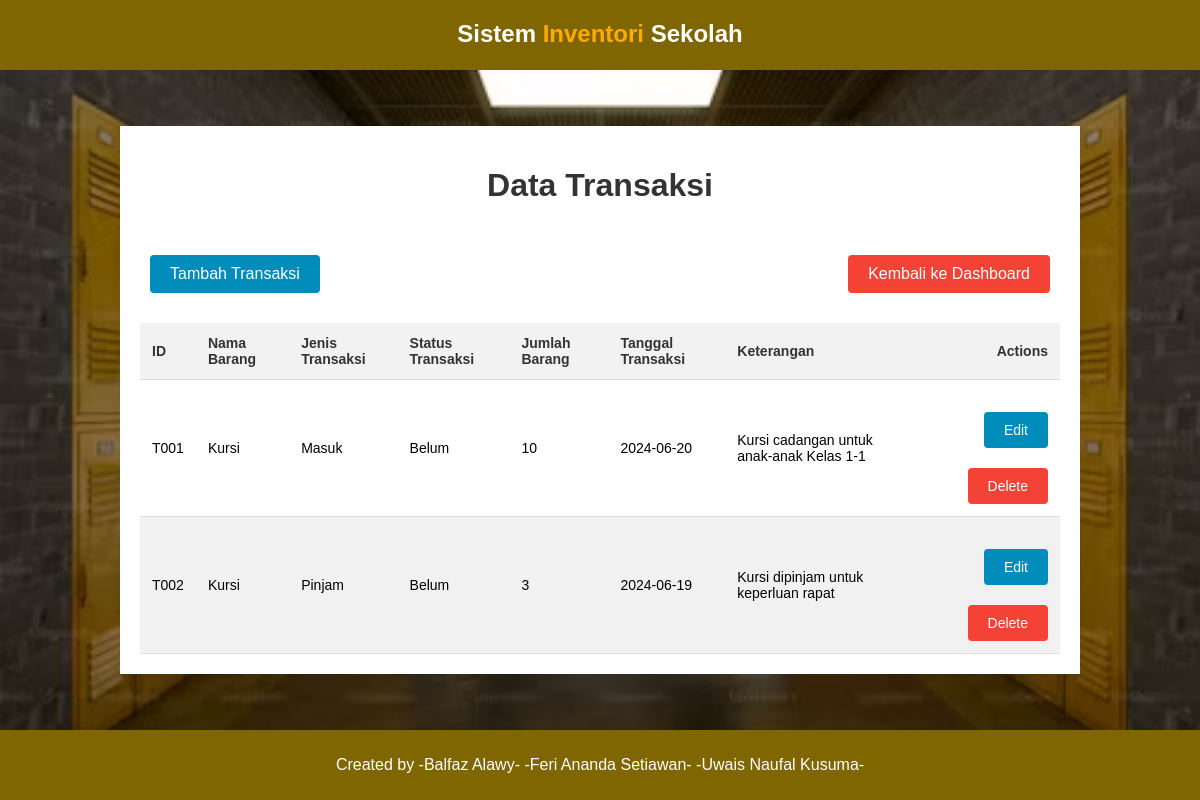
/transaksi.php (signed in), run on the app's committed database.
### tables this page shows
CREATE TABLE `transaksi` (
  `id` varchar(10) NOT NULL,
  `id_barang` varchar(10) NOT NULL,
  `jenis` enum('Masuk','Keluar','Pinjam') NOT NULL,
  `status` enum('Belum','Selesai') NOT NULL,
  `jumlah` varchar(255) NOT NULL,
  `tanggal` date NOT NULL,
  `keterangan` varchar(255) NOT NULL
);

CREATE TABLE `barang` (
  `id` varchar(10) NOT NULL,
  `nama` varchar(100) NOT NULL,
  `jumlah_awal` int(11) NOT NULL,
  `keterangan` varchar(255) NOT NULL,
  `tanggal_masuk` date NOT NULL DEFAULT current_timestamp(),
  `id_kategori` varchar(10) NOT NULL,
  `id_merk` varchar(10) NOT NULL,
  `id_ruangan` varchar(10) NOT NULL
);

### transaksi.php (the view, shortened to what this page needs)
<?php
include("config/conn.php");
$authErr = "";
$auth = false;
$q = "SELECT transaksi.id, barang.nama, transaksi.jenis, transaksi.status, transaksi.jumlah, transaksi.tanggal, transaksi.keterangan FROM transaksi
INNER JOIN barang ON transaksi.id_barang = barang.id";
$hasil = mysqli_query($con, $q);
if ($hasil->num_rows > 0) {
    $auth = true;
} else {
    $authErr = "Data tidak ditemukan!";
}
?>
<!DOCTYPE html>
<html lang="en">
<head>
    <link rel="stylesheet" href="assets/css/style.css">
</head>
<body>
    <div class="navbar">
        <div class="logo">
            <h2>Sistem <span>Inventori</span> Sekolah</h2>
        </div>
    </div>
    <div class="hero">
        <div class="contable">
            <h1>Data Transaksi</h1>
            <div class="button-container">
                <a href="config/crud/transaksi/create.php" class="btn">Tambah Transaksi</a>
                <a href="index.php" class="btn btn-delete">Kembali ke Dashboard</a>
            </div>
            <table>
                <thead>
                    <tr>
                        <th>ID</th>
                        <th>Nama Barang</th>
                        <th>Jenis Transaksi</th>
                        <th>Status Transaksi</th>
                        <th>Jumlah Barang</th>
                        <th>Tanggal Transaksi</th>
                        <th>Keterangan</th>
                        <th>Actions</th>
                    </tr>
                </thead>
                <tbody>
                    <?php
                    if (!$auth) {
                    ?>
                        <tr>
                            <td colspan='8'><?= $authErr; ?></td>
                        </tr>
                        <?php
                    } else {
                        while ($rows = $hasil->fetch_assoc()) {
                        ?>
                            <tr>
                                <td><?= $rows["id"]; ?></td>
                                <td><?= $rows["nama"]; ?></td>
                                <td><?= $rows["jenis"]; ?></td>
                                <td><?= $rows["status"]; ?></td>
                                <td><?= $rows["jumlah"]; ?></td>
                                <td><?= $rows["tanggal"]; ?></td>
                                <td><?= $rows["keterangan"]; ?></td>
                                <td>
                                    <a href='config/crud/transaksi/edit.php?id=<?= $rows["id"]; ?>' class='btn'>Edit</a>
                                    <a href='config/crud/transaksi/delete.php?id=<?= $rows["id"]; ?>' class='btn btn-delete' onclick='return confirm("Are you sure?")'>Delete</a>
                                </td>
                            </tr>
                    <?php
                        }
                    }
                    ?>
                </tbody>
            </table>
        </div>
    </div>
    <footer class="footer">
        <p>Created by -Balfaz Alawy- -Feri Ananda Setiawan- -Uwais Naufal Kusuma-</p>
    </footer>
</body>
</html>

### assets/css/style.css (style rules this page uses)
* { box-sizing: border-box; }
body { font-family: Arial, sans-serif; display: flex; justify-content: center; align-items: center; height: 100vh; margin: 0; }
.navbar { background-color: #7f6600; width: 100%; height: 70px; color: #fff; position: fixed; top: 0; left: 0; z-index: 1000; margin-top: 0; }
.logo { margin-top: 10px; text-align: center; }
.navbar span { color: rgb(255, 170, 0); }
.hero { background-image: url("../img/bg2.jpg"); min-height: 100vh; width: 100%; align-items: center; background-repeat: no-repeat; background-size: cover; background-position: center; display: flex; justify-content: center; }
.footer { background-color: #7f6600; width: 100%; height: 70px; color: #fff; position: fixed; bottom: 0; left: 0; z-index: 1000; text-align: center; line-height: 70px; }
.footer p { margin: 0; }
.contable { width: 80%; margin: 50px auto; background-color: #fff; padding: 20px; box-shadow: 0 0 10px rgba(0, 0, 0, 0.1); overflow: hidden; }
h1 { text-align: center; color: #333; }
.button-container { display: flex; justify-content: space-between; align-items: center; padding: 10px; }
a.btn { display: inline-block; padding: 10px 20px; margin-top: 20px; background-color: #008cba; color: white; text-decoration: none; border-radius: 4px; }
table { width: 100%; border-collapse: collapse; margin-top: 20px; }
th, td { font-size: 14px; padding: 12px; text-align: left; border-bottom: 1px solid #ddd; color: #000000; }
th { background-color: #f2f2f2; color: #333; }
tr th:first-child { text-align: left; }
tr th:last-child { text-align: right; }
tr:nth-child(even) { background-color: #f1f1f1; }
tr td:first-child { text-align: left; }
tr td:last-child { text-align: right; }
a.btn-delete { background-color: #f44336; }

### data on the page
transaksi: id "T001", id_barang.nama "Kursi", jenis "Masuk", status "Belum", jumlah "10", tanggal "2024-06-20", keterangan "Kursi cadangan untuk anak-anak Kelas 1-1"
transaksi: id "T002", id_barang.nama "Kursi", jenis "Pinjam", status "Belum", jumlah "3", tanggal "2024-06-19", keterangan "Kursi dipinjam untuk keperluan rapat"
